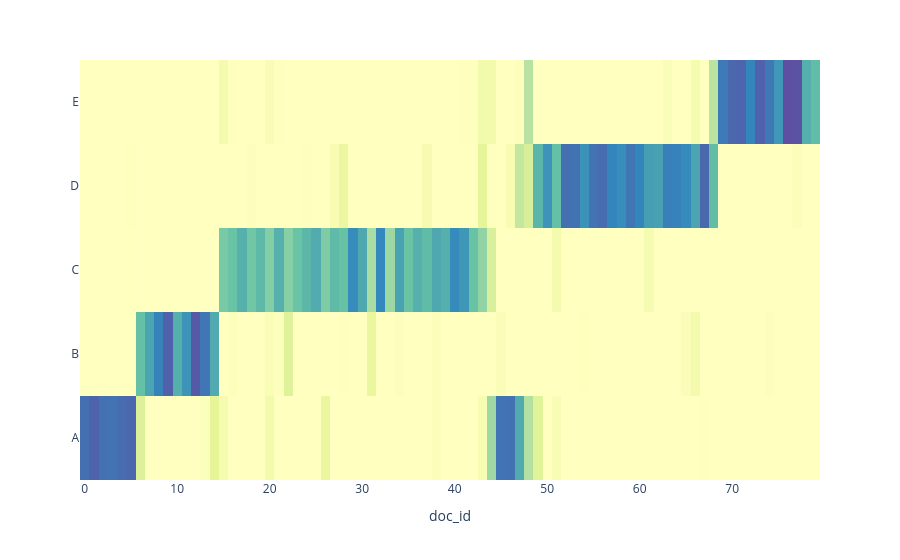

The notebook cell this image was saved under:
### Code cell
px.imshow(chunk_model.THETA.T.sort_index(ascending=False), 
          color_continuous_scale=px.colors.diverging.Spectral, 
          color_continuous_midpoint=0).update_layout(coloraxis_showscale=False)

### Figure 1 — Plotly figure (JSON) as saved in the notebook; plotly's stock layout.template omitted (floating-point values rounded to 4 significant figures; data arrays with more than 128 entries replaced by an {"elided": "..."} marker saying what was removed)
{"data": [{"coloraxis": "coloraxis", "hovertemplate": "doc_id: %{x}<br>y: %{y}<br>color: %{z}<extra></extra>", "name": "0", "type": "heatmap", "x": [0, 1, 2, 3, 4, 5, 6, 7, 8, 9, 10, 11, 12, 13, 14, 15, 16, 17, 18, 19, 20, 21, 22, 23, 24, 25, 26, 27, 28, 29, 30, 31, 32, 33, 34, 35, 36, 37, 38, 39, 40, 41, 42, 43, 44, 45, 46, 47, 48, 49, 50, 51, 52, 53, 54, 55, 56, 57, 58, 59, 60, 61, 62, 63, 64, 65, 66, 67, 68, 69, 70, 71, 72, 73, 74, 75, 76, 77, 78, 79], "xaxis": "x", "y": ["E", "D", "C", "B", "A"], "yaxis": "y", "z": {"elided": "5x80 float values"}}], "layout": {"autosize": true, "coloraxis": {"cmid": 0, "colorscale": [[0, "rgb(158,1,66)"], [0.1, "rgb(213,62,79)"], [0.2, "rgb(244,109,67)"], [0.3, "rgb(253,174,97)"], [0.4, "rgb(254,224,139)"], [0.5, "rgb(255,255,191)"], [0.6, "rgb(230,245,152)"], [0.7, "rgb(171,221,164)"], [0.8, "rgb(102,194,165)"], [0.9, "rgb(50,136,189)"], [1, "rgb(94,79,162)"]], "showscale": false}, "margin": {"t": 60}, "xaxis": {"anchor": "y", "autorange": true, "constrain": "domain", "domain": [0, 1], "range": [-0.5, 79.5], "scaleanchor": "y", "title": {"text": "doc_id"}, "type": "linear"}, "yaxis": {"anchor": "x", "autorange": true, "constrain": "domain", "domain": [0, 1], "range": [4.5, -0.5], "type": "category"}}}
